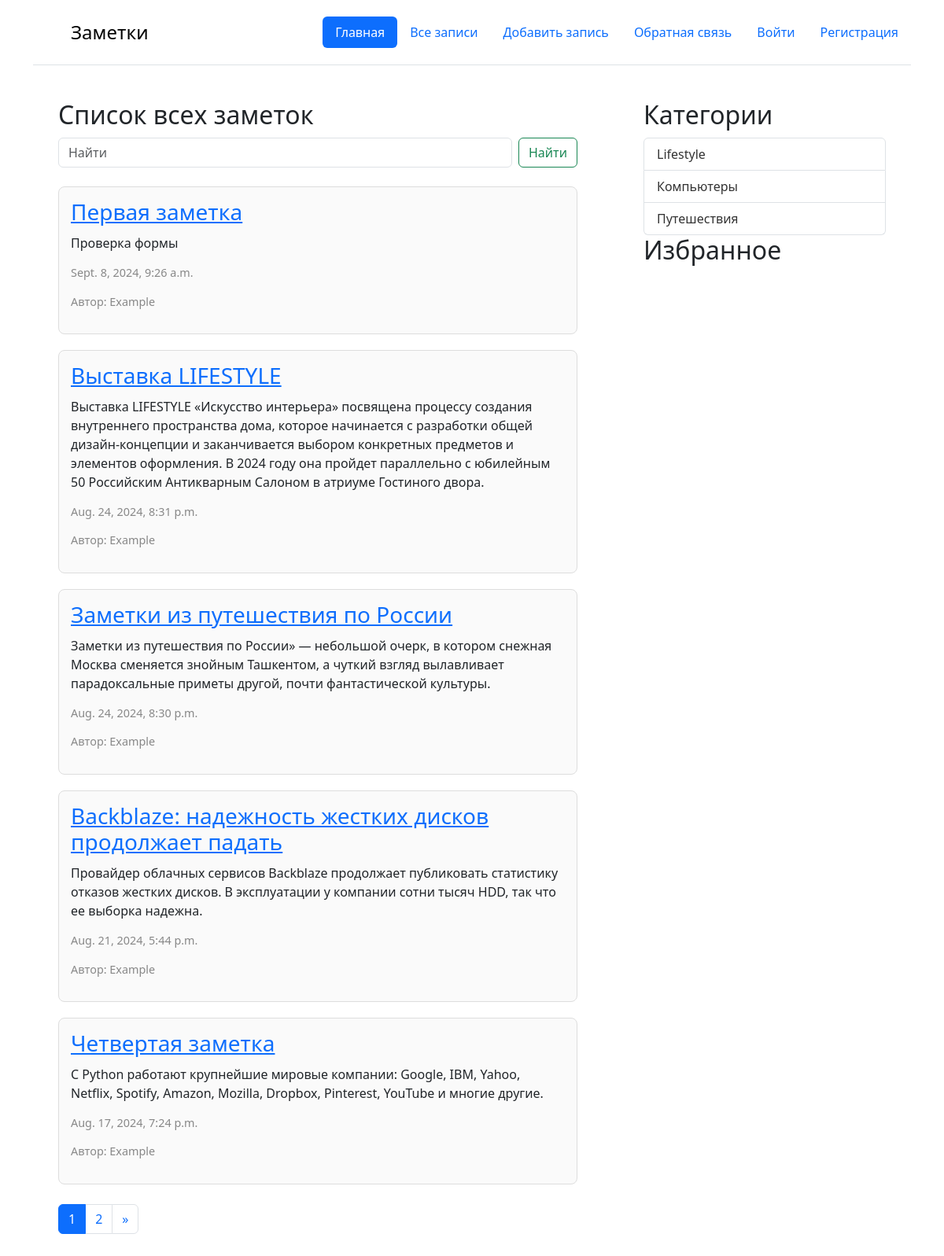
The page /notes on the database as committed earlier.
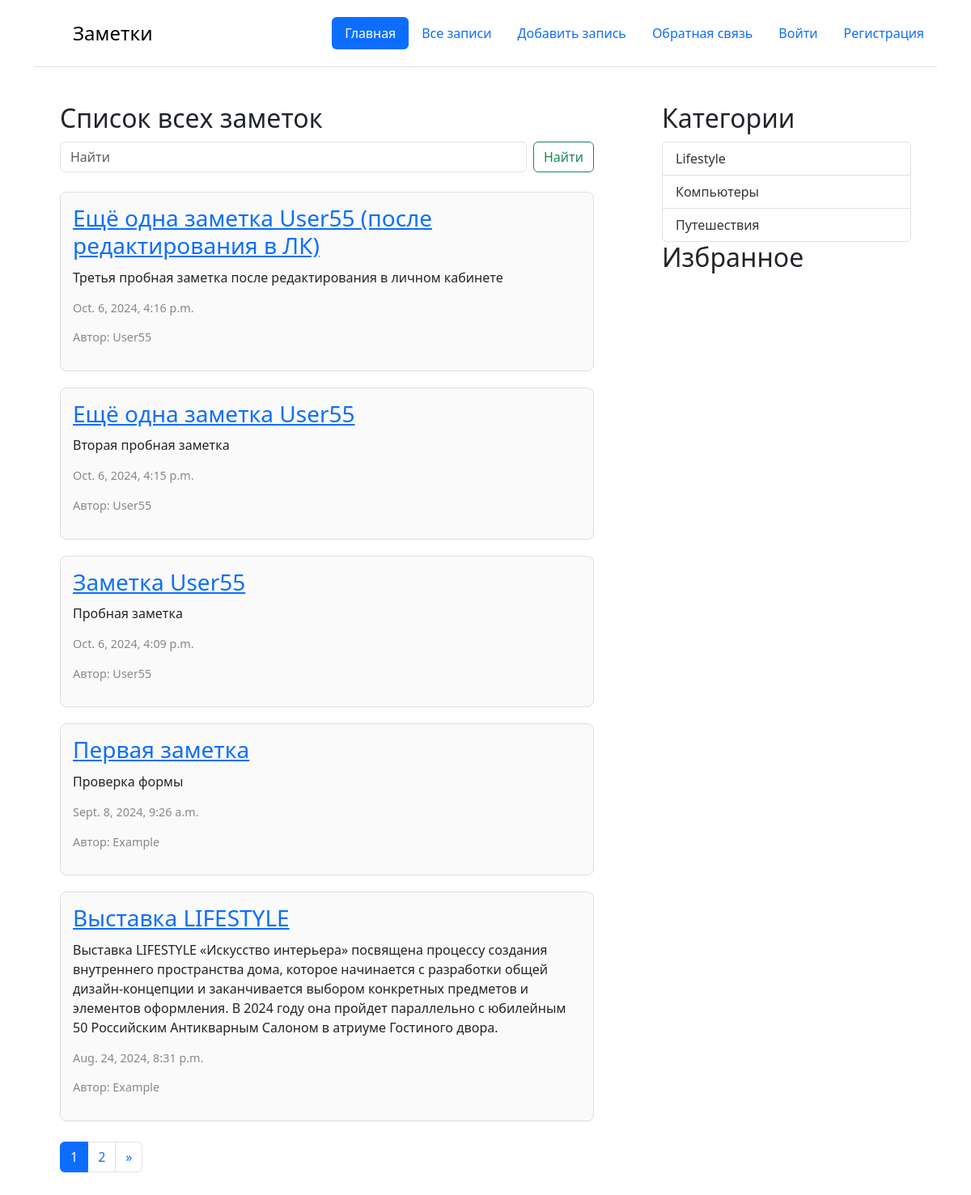
The same page on the database as committed later.
### core/models.py (models this page shows, shortened)
class Note(models.Model):
    title = models.CharField(max_length=200)
    text = models.TextField()
    created_date = models.DateTimeField(auto_now_add=True)
    category = models.ForeignKey(NoteCategory,
                                 blank=True,
                                 null=True,
                                 on_delete=models.SET_NULL,
                                 related_name='category_notes'
                                 )
    profile = models.ForeignKey(Profile,
                                related_name='profile_notes',
                                on_delete=models.CASCADE)
    class Meta:
        verbose_name = 'Заметка'
        verbose_name_plural = 'Заметки'
        ordering = ["-created_date"]

class NoteCategory(models.Model):
    title = models.CharField(max_length=255, verbose_name='Название')
    class Meta:
        verbose_name = 'Категория'
        verbose_name_plural = 'Категории'
        ordering = ["title"]

### user/models.py (models this page shows)
class Profile(models.Model):
    user = models.OneToOneField(User,
                                on_delete=models.CASCADE
                                )
    about = models.TextField(verbose_name='Обо мне')

### core/views.py (the view)
# urls.py: path('notes', notes, name='notes'),
def notes(request):
    notes = Note.objects.prefetch_related('profile__user').all()
    category = request.GET.get('category')
    author = request.GET.get('author')
    order_by = request.GET.get('order_by')
    page = request.GET.get('page', 1)
    active_category = None
    active_author = None
    if category:
        notes = notes.filter(category__id=int(category))
        active_category = NoteCategory.objects.get(id=category)
    if author:
        notes = notes.filter(profile__id=author)
        active_author = Profile.objects.get(id=author)
    if order_by:
        notes = notes.order_by(order_by)
    categories = NoteCategory.objects.all()
    p = Paginator(notes, 5)
    page_objects = p.page(page)
    categories = NoteCategory.objects.all()
    favorites = None
    if request.user.is_authenticated:
        profile = request.user.profile
        favorites = Favorites.objects.filter(profile=profile)
    context = {
        'notes': notes,
        'categories': categories,
        'active_category': active_category,
        'favorites': favorites,
        'active_author': active_author,
        'page_objects': page_objects
    }
    return render(request, 'notes.html', context)

### templates/notes.html (shortened to what this page needs)
{% extends 'base.html' %}
{% block content %}
<div class="container">
    <div class="row">
        <div class="col-md-8">
            <div class="main-content">
                <h2>Список всех заметок</h2>
                <form class="d-flex mb-4" role="search" action="{% url 'notes_search' %}">
                    <input value="{{ search_text }}" name="text" class="form-control me-2" type="search" placeholder="Найти" aria-label="Search">
                    <button class="btn btn-outline-success" type="submit">Найти</button>
                </form>
                {% for note in page_objects.object_list %}
                <div class="post-card">
                    <h3><a href="{% url 'note_detail' note.id %}">{{ note.title }}</a></h3>
                    <p>{{ note.text }}</p>
                    <p class="date">{{ note.created_date }}</p>
                    <p class="date"> Автор: {{ note.profile.user.username }}</p>
                </div>
                {% endfor %}
                <nav aria-label="Page navigation example">
                    <ul class="pagination">
                        <li class="page-item active"><a class="page-link" href="#">{{ page_objects.number }}</a></li>
                        {% if page_objects.has_next %}
                        <li class="page-item"><a class="page-link" href="?page={{ page_objects.next_page_number }}">{{ page_objects.next_page_number }}</a></li>
                        <li class="page-item"><a class="page-link" href="?page={{ page_objects.next_page_number }}" aria-label="Next"><span aria-hidden="true">&raquo;</span></a></li>
                        {% endif %}
                    </ul>
                </nav>
            </div>
        </div>
        <div class="col-md-4">
            <aside class="sidebar">
                <h2>Категории</h2>
                <ul class="list-group">
                    {% for category in categories %}
                    {% if category.id == active_category.id %}
                    <b>
                        <li class="list-group-item active"><a href="?category={{ category.id }}">{{ category.title }}</a></li>
                    </b>
                    {% else %}
                    <li class="list-group-item"><a href="?category={{ category.id }}">{{ category.title }}</a></li>
                    {% endif %}
                    {% endfor %}
                </ul>
                <h2>Избранное</h2>
            </aside>
        </div>
    </div>
</div>
{% endblock %}

Rows that differ between the two databases and show on the page:
no longer on this page (row unchanged): Note: title "Заметки из путешествия по России", text "Заметки из путешествия по России» — небольшой очерк, в котором снежная Москва сменяется знойным Ташкентом, а чуткий взгляд вылавливает парадоксальные приметы другой, почти фантастической культуры.", created_date "Aug. 24, 2024, 8:30 p.m.", profile.user.username "Example"
no longer on this page (row unchanged): Note: title "Backblaze: надежность жестких дисков продолжает падать", text "Провайдер облачных сервисов Backblaze продолжает публиковать статистику отказов жестких дисков. В эксплуатации у компании сотни тысяч HDD, так что ее выборка надежна.", created_date "Aug. 21, 2024, 5:44 p.m.", profile.user.username "Example"
no longer on this page (row unchanged): Note: title "Четвертая заметка", text "С Python работают крупнейшие мировые компании: Google, IBM, Yahoo, Netflix, Spotify, Amazon, Mozilla, Dropbox, Pinterest, YouTube и многие другие.", created_date "Aug. 17, 2024, 7:24 p.m.", profile.user.username "Example"
added Note: title "Ещё одна заметка User55 (после редактирования в ЛК)", text "Третья пробная заметка после редактирования в личном кабинете", created_date "Oct. 6, 2024, 4:16 p.m.", profile.user.username "User55"
added Note: title "Ещё одна заметка User55", text "Вторая пробная заметка", created_date "Oct. 6, 2024, 4:15 p.m.", profile.user.username "User55"
added Note: title "Заметка User55", text "Пробная заметка", created_date "Oct. 6, 2024, 4:09 p.m.", profile.user.username "User55"
